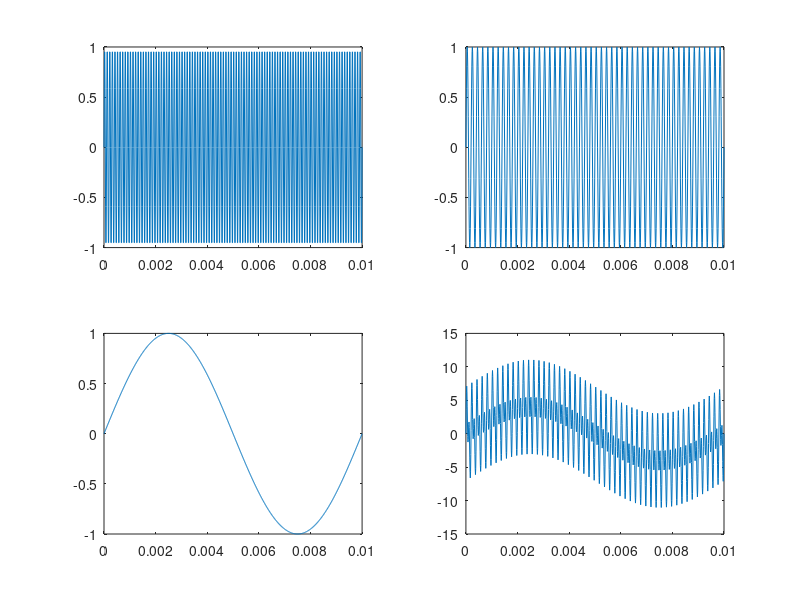
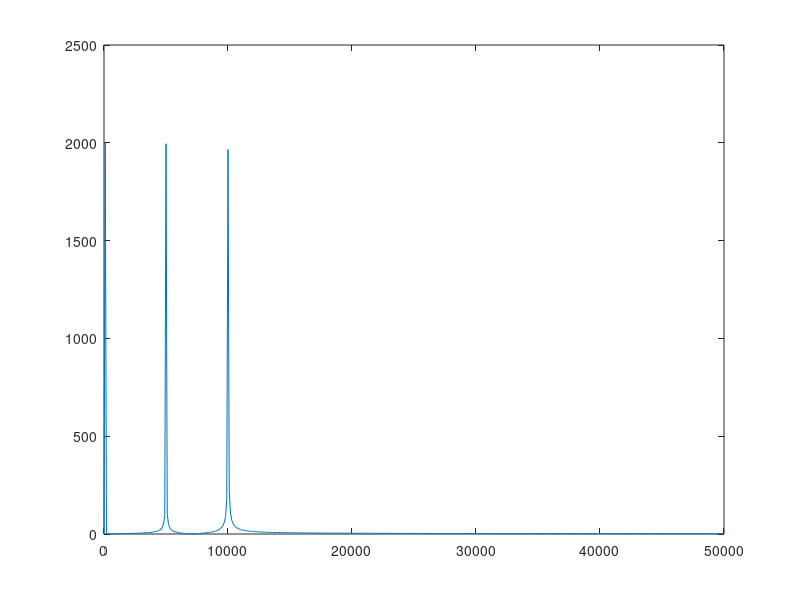

The MATLAB script that drew these images, in order: (Note: this script raises an error after producing the figures.)
%%
%Preliminaries
clear;clc;
%%
%Definition of the original signal

%Time vector
t = 0:0.00001:0.01;

%Signal
x1000 = sin(2*pi*10000*t);
x500 = sin(2*pi*5000*t);
x100 = sin(2*pi*100*t);
x = 4*(x1000 + x500 + x100);
%% Graficas
figure()
subplot(2,2,1)
plot(t,x1000);
subplot(2,2,2)
plot(t,x500);
subplot(2,2,3)
plot(t,x100);
subplot(2,2,4)
plot(t,x);

%%
%Frequency analysis
L = length(x) - 1;
x_fft = abs(fft(x));
x_fft = x_fft(1:(L/2+1));
f = 100000*(0:(L/2))/L;
figure()
plot(f,x_fft);

%%
%Filter

y = filter(Num,1,x);

figure()
plot(t,y);

%%
%Frequency analysis
L = length(y) - 1;
y_fft = abs(fft(y));
y_fft = y_fft(1:(L/2+1));
f = 100000*(0:(L/2))/L;
figure()
plot(f,y_fft);




